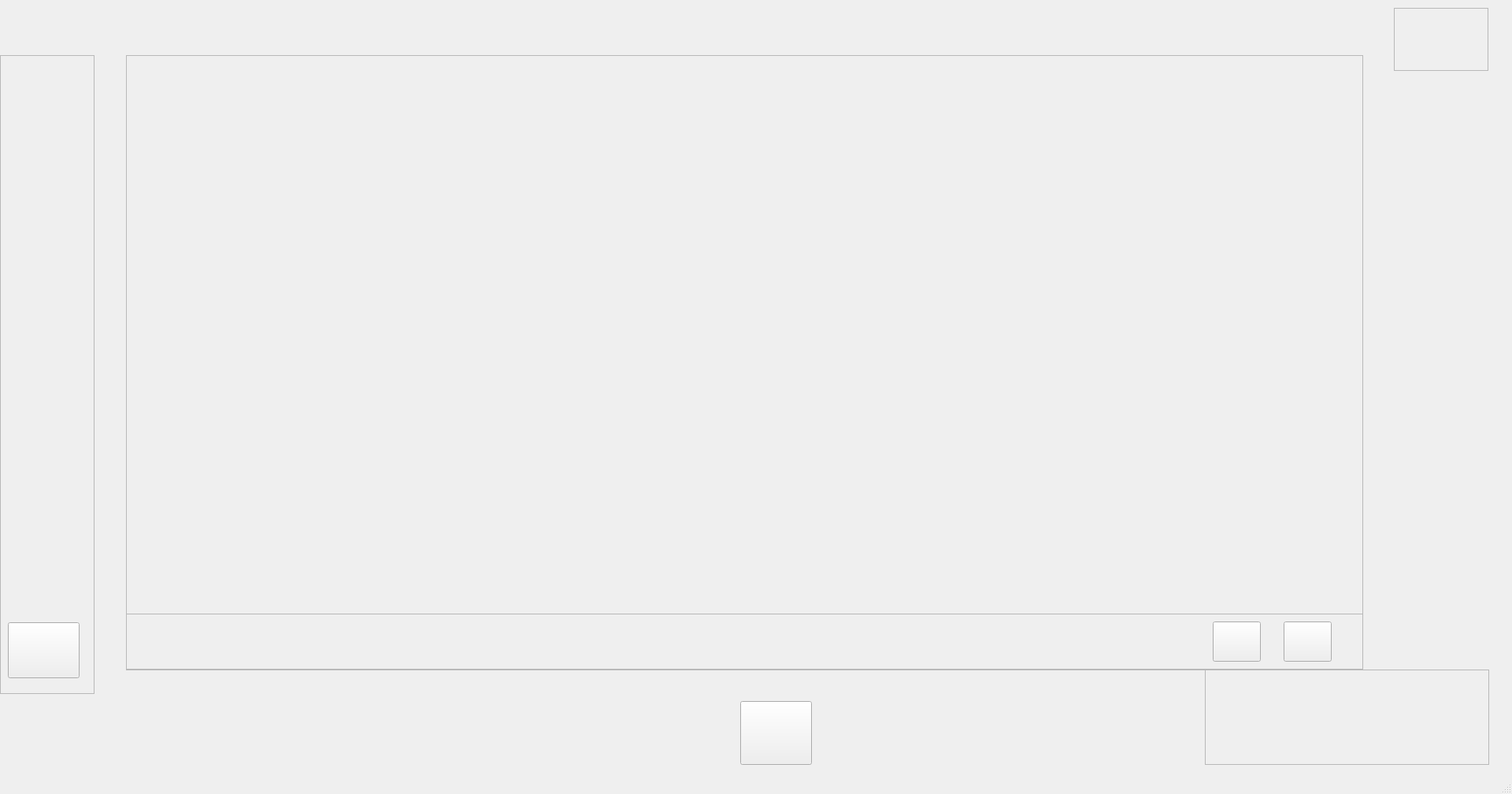
<?xml version="1.0" encoding="UTF-8"?>
<ui version="4.0">
 <class>Desk_Window</class>
 <widget class="QMainWindow" name="Desk_Window">
  <property name="geometry">
   <rect>
    <x>0</x>
    <y>0</y>
    <width>1920</width>
    <height>1008</height>
   </rect>
  </property>
  <property name="windowTitle">
   <string>MainWindow</string>
  </property>
  <widget class="QWidget" name="centralwidget">
   <widget class="QFrame" name="apps_bar">
    <property name="geometry">
     <rect>
      <x>0</x>
      <y>70</y>
      <width>120</width>
      <height>811</height>
     </rect>
    </property>
    <property name="frameShape">
     <enum>QFrame::StyledPanel</enum>
    </property>
    <property name="frameShadow">
     <enum>QFrame::Raised</enum>
    </property>
    <widget class="QPushButton" name="btn_apps">
     <property name="geometry">
      <rect>
       <x>10</x>
       <y>720</y>
       <width>91</width>
       <height>71</height>
      </rect>
     </property>
     <property name="text">
      <string/>
     </property>
    </widget>
   </widget>
   <widget class="QFrame" name="apps_window">
    <property name="geometry">
     <rect>
      <x>160</x>
      <y>70</y>
      <width>1571</width>
      <height>781</height>
     </rect>
    </property>
    <property name="frameShape">
     <enum>QFrame::StyledPanel</enum>
    </property>
    <property name="frameShadow">
     <enum>QFrame::Raised</enum>
    </property>
    <widget class="QFrame" name="options_apps">
     <property name="geometry">
      <rect>
       <x>0</x>
       <y>709</y>
       <width>1571</width>
       <height>71</height>
      </rect>
     </property>
     <property name="frameShape">
      <enum>QFrame::StyledPanel</enum>
     </property>
     <property name="frameShadow">
      <enum>QFrame::Raised</enum>
     </property>
     <widget class="QPushButton" name="shutdown">
      <property name="geometry">
       <rect>
        <x>1470</x>
        <y>10</y>
        <width>61</width>
        <height>51</height>
       </rect>
      </property>
      <property name="text">
       <string/>
      </property>
     </widget>
     <widget class="QLabel" name="user_lb">
      <property name="geometry">
       <rect>
        <x>40</x>
        <y>10</y>
        <width>501</width>
        <height>51</height>
       </rect>
      </property>
      <property name="font">
       <font>
        <pointsize>20</pointsize>
       </font>
      </property>
      <property name="text">
       <string/>
      </property>
     </widget>
     <widget class="QPushButton" name="reboot">
      <property name="geometry">
       <rect>
        <x>1380</x>
        <y>10</y>
        <width>61</width>
        <height>51</height>
       </rect>
      </property>
      <property name="text">
       <string/>
      </property>
     </widget>
    </widget>
   </widget>
   <widget class="QPushButton" name="asist_btn">
    <property name="geometry">
     <rect>
      <x>940</x>
      <y>890</y>
      <width>91</width>
      <height>81</height>
     </rect>
    </property>
    <property name="text">
     <string/>
    </property>
   </widget>
   <widget class="QFrame" name="time_desk">
    <property name="geometry">
     <rect>
      <x>1530</x>
      <y>850</y>
      <width>361</width>
      <height>121</height>
     </rect>
    </property>
    <property name="autoFillBackground">
     <bool>false</bool>
    </property>
    <property name="styleSheet">
     <string notr="true"/>
    </property>
    <property name="frameShape">
     <enum>QFrame::StyledPanel</enum>
    </property>
    <property name="frameShadow">
     <enum>QFrame::Raised</enum>
    </property>
   </widget>
   <widget class="QFrame" name="logo">
    <property name="geometry">
     <rect>
      <x>1770</x>
      <y>10</y>
      <width>120</width>
      <height>80</height>
     </rect>
    </property>
    <property name="frameShape">
     <enum>QFrame::StyledPanel</enum>
    </property>
    <property name="frameShadow">
     <enum>QFrame::Raised</enum>
    </property>
   </widget>
  </widget>
  <widget class="QStatusBar" name="statusbar"/>
 </widget>
 <resources/>
 <connections/>
</ui>
